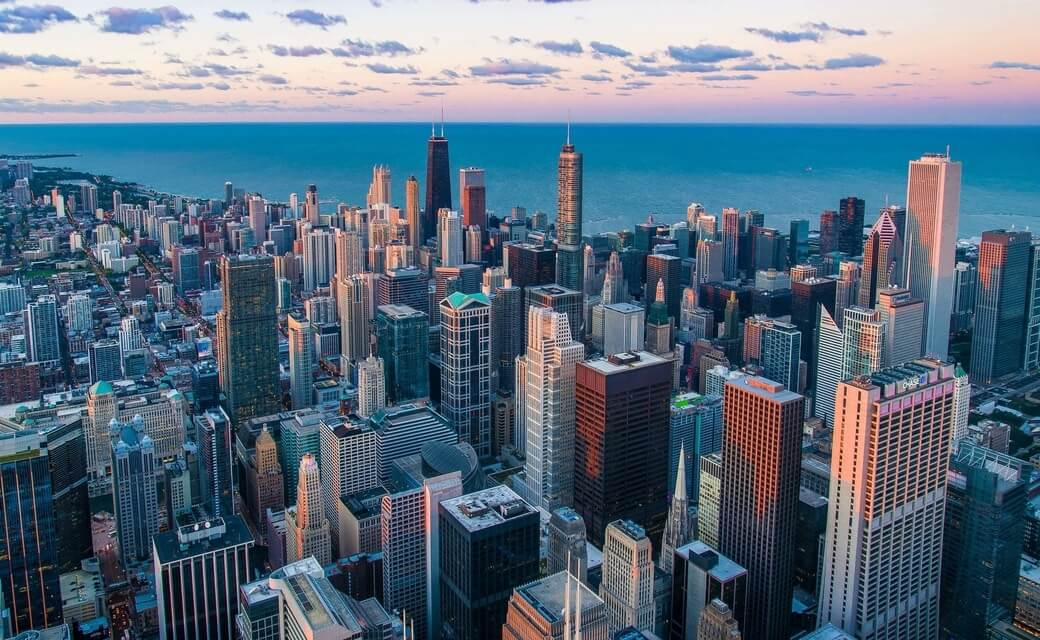
#> input picture BSC CS/SY/SEM-3/Linear-Algebra/practical 6/images/city.jpg, 1040 x 640 px
$ python image_Scaling.py
#> lines starting #> are read from the running program, lines starting #| are printed output that depends on the picture
import numpy as np
import cv2
import matplotlib.pyplot as plt

# read the input image
img = cv2.imread("images/city.jpg")
#> img is the input picture: shape (640, 1040, 3); mean B, G, R 128, 111.1, 91.7

# convert from BGR to RGB so we can plot using matplotlib
img = cv2.cvtColor(img, cv2.COLOR_BGR2RGB)

# disable x & y axis
plt.axis('off')

# show the image
plt.imshow(img)
plt.show()

# get the image shape
rows, cols, dim = img.shape
#> rows = 640; cols = 1040; dim = 3

#transformation matrix for Scaling
M = np.float32([[1.5, 0  , 0],
            	[0,   1.8, 0],
            	[0,   0,   1]])

# apply a perspective transformation to the image
scaled_img = cv2.warpPerspective(img,M,(cols*2,rows*2))
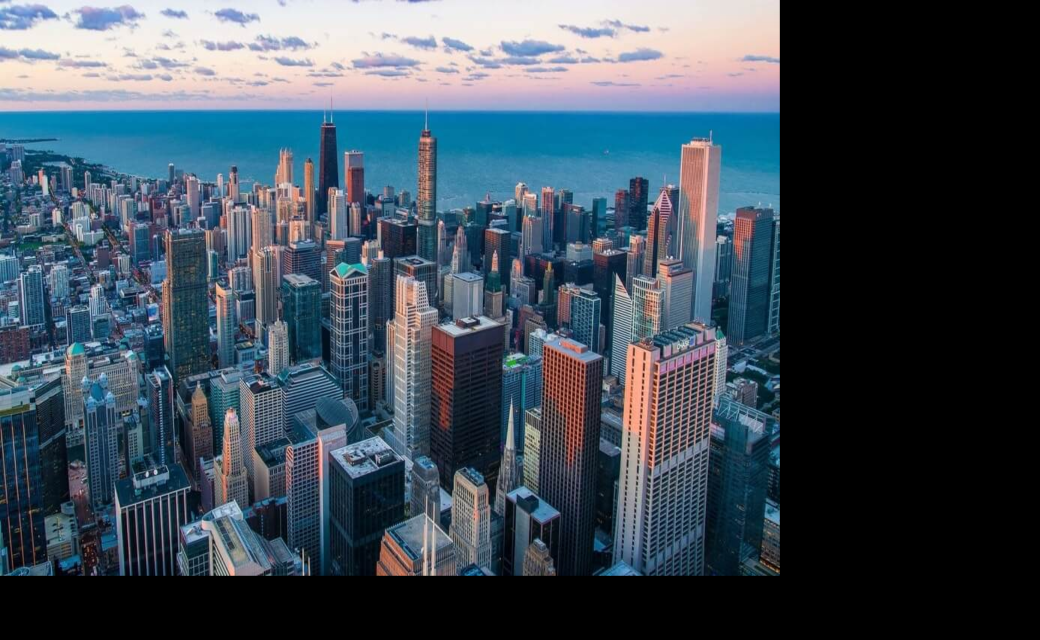
#> scaled_img: shape (1280, 2080, 3) (shown at 1/2 size); mean R, G, B 61.8, 74.9, 86.4

# disable x & y axis
plt.axis('off')

# show the resulting image
plt.imshow(scaled_img)
plt.show()

# save the resulting image to disk
plt.imsave("images/city_scaled.jpg", scaled_img)
